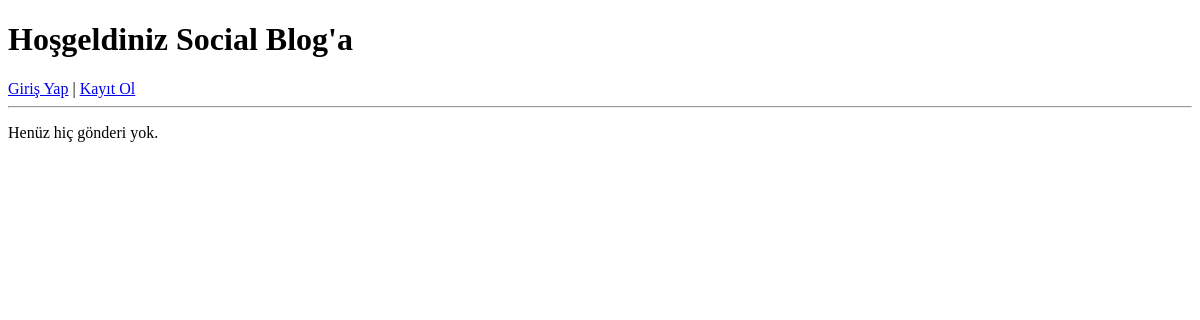
Before: / with the older database file.
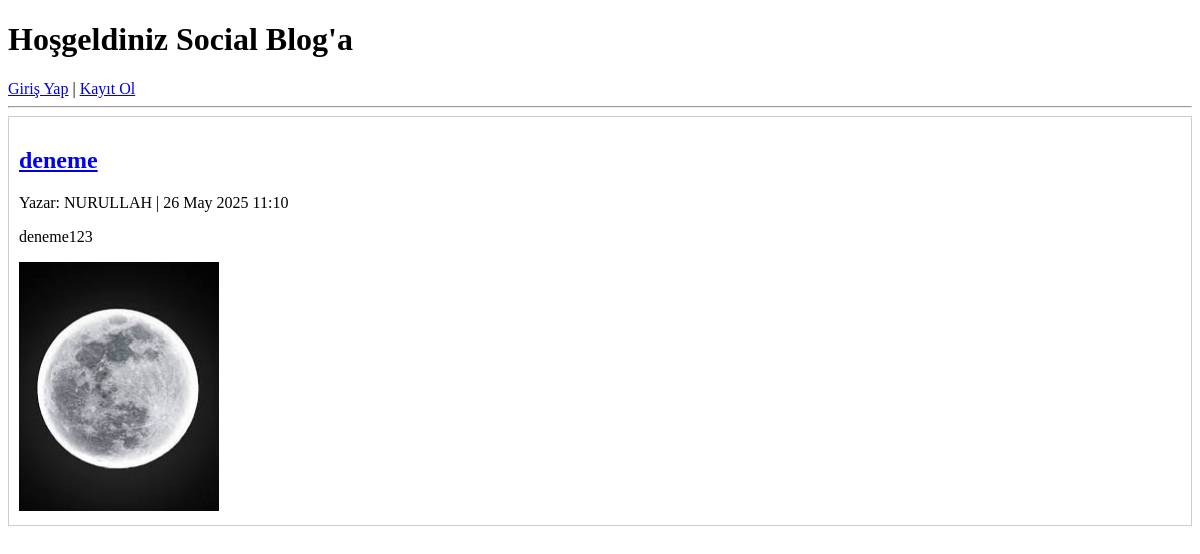
After: the same page with the newer database file.
### blog/models.py (models this page shows, shortened)
class Post(models.Model):
    author = models.ForeignKey(User, on_delete=models.CASCADE, related_name='posts')
    title = models.CharField(max_length=200)
    content = models.TextField()
    image = models.ImageField(upload_to='post_images/', blank=True, null=True)
    created_at = models.DateTimeField(auto_now_add=True)

### blog/views.py (the view)
# urls.py: path('', views.home, name='home'),
def home(request):
    posts = Post.objects.all().order_by('-created_at')
    return render(request, 'blog/home.html', {'posts': posts})

### blog/templates/blog/home.html (shortened to what this page needs)
<!DOCTYPE html>
<html>
<head>
</head>
<body>
    <h1>Hoşgeldiniz Social Blog'a</h1>
     {% if user.is_authenticated %}
        Merhaba, {{ user.username }}! |
        <a href="{% url 'profile' %}">Profil</a> |
        <a href="{% url 'logout' %}">Çıkış</a> |
        <a href="{% url 'post_create' %}">Yeni Gönderi Ekle</a>
    {% else %}
        <a href="{% url 'login' %}">Giriş Yap</a> |
        <a href="{% url 'register' %}">Kayıt Ol</a>
    {% endif %}
    <hr>
    {% for post in posts %}
        <div style="border:1px solid #ccc; padding:10px; margin-bottom:10px;">
            <h2><a href="{% url 'post_detail' post.pk %}">{{ post.title }}</a></h2>
            <p>Yazar: {{ post.author.username }} | {{ post.created_at|date:"d M Y H:i" }}</p>
            <p>{{ post.content|truncatechars:150 }}</p>
            {% if post.image %}
                <img src="{{ post.image.url }}" alt="Post resmi" width="200px">
            {% endif %}
        </div>
    {% empty %}
        <p>Henüz hiç gönderi yok.</p>
    {% endfor %}
</body>
</html>

Changed rows visible on the page:
added Post: title "deneme", author.username "NURULLAH", created_at "26 May 2025 11:10", content "deneme123", image (picture)
Other visible differences:
text no longer shown: "Henüz hiç gönderi yok."
